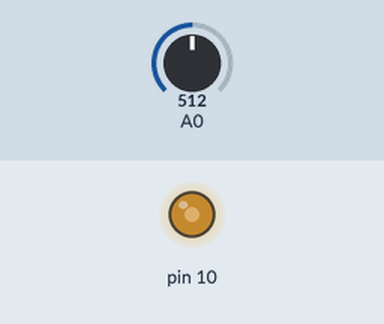
A sketch run on a simulated Arduino Uno, built with avr-gcc and run on an emulated ATmega328P. Shown: output pins drawn as LEDs (lit = HIGH). Inputs (shaded band) come from the test bench; at power-on: A0 = 512.

Above: at 1.2 s.
1.3 s: A0 set to 716
At 2.2 s:
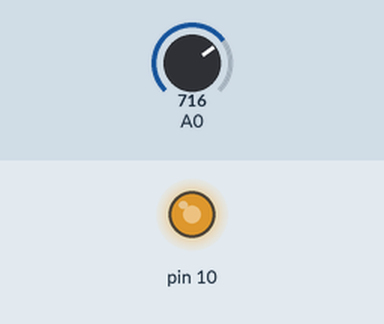
2.8 s: A0 set to 900
At 3.5 s:
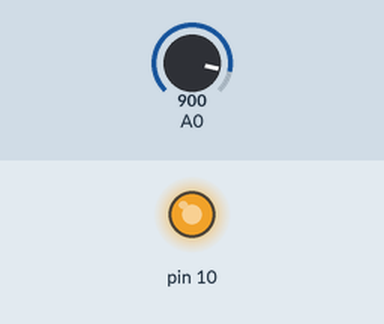
4.3 s: A0 set to 122
At 5.5 s:
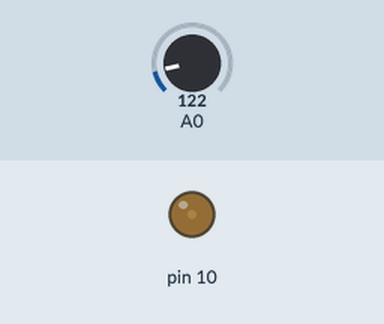
5.8 s: A0 set to 0
At 7.0 s:
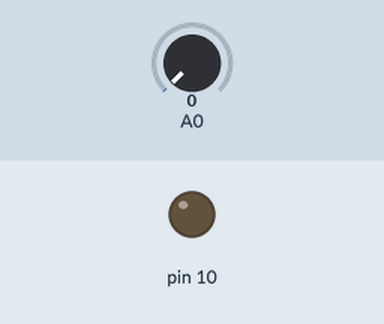
7.3 s: A0 set to 511
At 8.1 s:
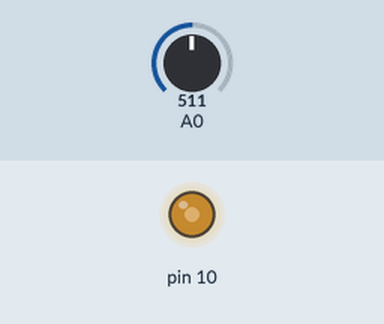
Timing chart, 0 to 9.8 s (numbered marks = the images above; inputs shaded):
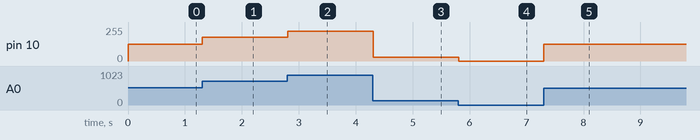

Measured:
- after the input at 1.3 s, pin 10: 127/255 → 178/255 at once
- after the input at 2.8 s, pin 10: 178/255 → 224/255 at once
- after the input at 4.3 s, pin 10: 224/255 → 30/255 at once
- after the input at 5.8 s, pin 10: 30/255 → 0/255 at once
- after the input at 7.3 s, pin 10: 0/255 → 127/255 at once

The sketch:

07_temparaturefan1.ino
```cpp
int x = 0;

void setup()
{
  pinMode(A0, INPUT);
  pinMode(10, OUTPUT);
}

void loop()
{
  x = analogRead(A0);
  analogWrite(10, map(x, 0, 1023, 0, 255));
  delay(10); // Delay a little bit to improve simulation performance
}
```
